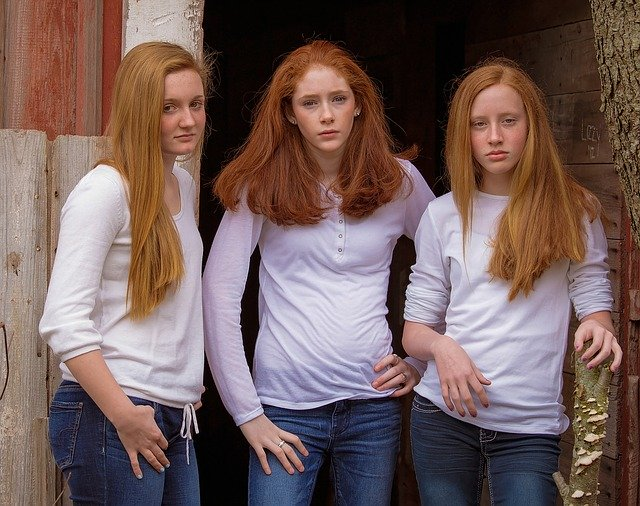
#> input picture Python-code-snippets-201-300/redheads.jpg, 640 x 506 px
$ python 241-face-scraper.py
#> lines starting #> are read from the running program, lines starting #| are printed output that depends on the picture; after the words box and inside, x2 and y2 are one past the last pixel; in counts of white or black regions, pixels touching at a corner belong together
"""Code snippets vol-49-snippet-241
   Face Scraper

Download all snippets so far:
https://wp.me/Pa5TU8-1yg

Blog: stevepython.wordpress.com

requirements:
haarcascade_frontalface_default.xml in current dir.
pip3 install opencv-python
https://pypi.org/project/opencv-python/

images:
https://pixabay.com/photos/redhead-girls-model-hair-1903320/
https://pixabay.com/photos/human-faces-man-women-eyes-head-740259/

origin:
https://www.digitalocean.com/community/tutorials/how-to-detect-and-extract-faces-from-an-image-with-opencv-and-python
"""

import cv2

imagePath = 'redheads.jpg'

image = cv2.imread(imagePath)
#> image is the input picture: shape (506, 640, 3); mean B, G, R 90.8, 93.5, 115.2
gray = cv2.cvtColor(image, cv2.COLOR_BGR2GRAY)
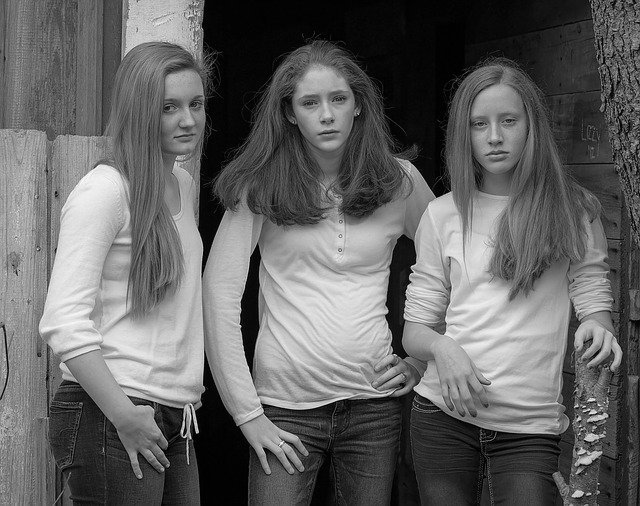
#> gray: shape (506, 640); min 0, max 254, mean 99.7

faceCascade = cv2.CascadeClassifier(cv2.data.haarcascades +
                                    'haarcascade_frontalface_default.xml')
faces = faceCascade.detectMultiScale(
    gray,
    scaleFactor=1.3,
    minNeighbors=3,
    minSize=(30, 30)
)
#> faces = [[148, 77, 75, 75], [454, 88, 85, 85], [285, 70, 80, 80]]

print('[INFO] Found {0} Faces.'.format(len(faces)))
#| [INFO] Found 3 Faces.

for (x, y, w, h) in faces:
    cv2.rectangle(image, (x, y), (x + w, y + h), (0, 255, 0), 2)
    roi_color = image[y:y + h, x:x + w]
    print('[INFO] Object found. Saving locally.')
    cv2.imwrite(str(w) + str(h) + '_faces.jpg', roi_color)
#> this loop made 3 passes
#| [INFO] Object found. Saving locally.
#| [INFO] Object found. Saving locally.
#| [INFO] Object found. Saving locally.
#> pass 1, `roi_color = image[y:y + h, x:x + w]`:
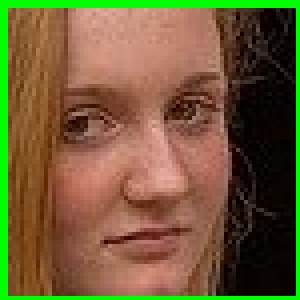
#> roi_color: shape (75, 75, 3) (shown 4 times larger); mean B, G, R 54.5, 92.4, 112.1
#> pass 2, `roi_color = image[y:y + h, x:x + w]`:
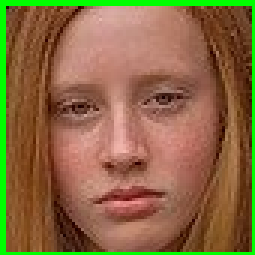
#> roi_color: shape (85, 85, 3) (shown 3 times larger); mean B, G, R 66.1, 105.7, 137.2
#> pass 3, `roi_color = image[y:y + h, x:x + w]`:
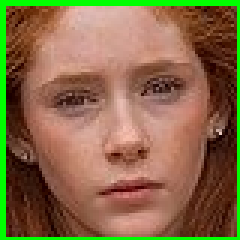
#> roi_color: shape (80, 80, 3) (shown 3 times larger); mean B, G, R 71.3, 106.8, 134.4
#> after the loop:
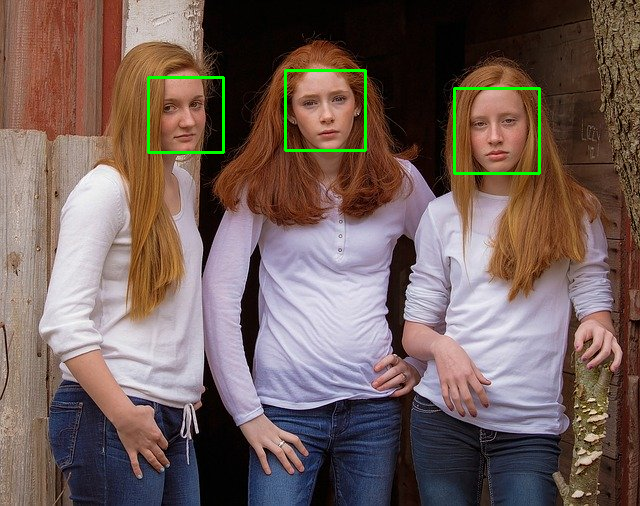
#> image: shape (506, 640, 3); 0.89% of pixels changed, all inside (x1, y1, x2, y2) = (147, 69, 541, 175)

status = cv2.imwrite('faces_detected.jpg', image)
print('[INFO] Image faces_detected.jpg written to filesystem: ', status)
#| [INFO] Image faces_detected.jpg written to filesystem:  True

$ run again, with Python-code-snippets-201-300/crowd.jpg copied over Python-code-snippets-201-300/redheads.jpg
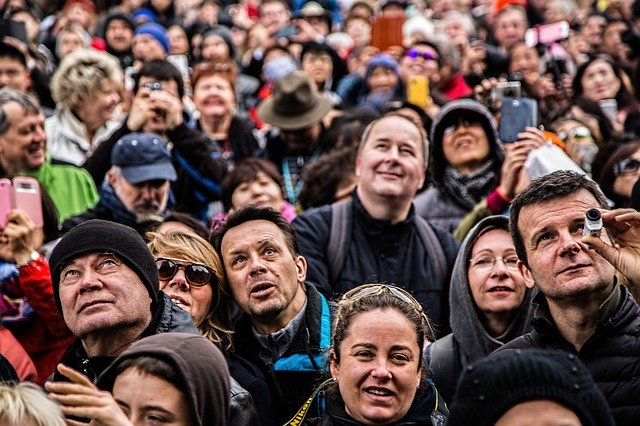
#> input picture Python-code-snippets-201-300/crowd.jpg, 640 x 426 px
#> image is the input picture: shape (426, 640, 3); mean B, G, R 77.9, 82.1, 105.9
#> `gray = cv2.cvtColor(image, cv2.COLOR_BGR2GRAY)`:
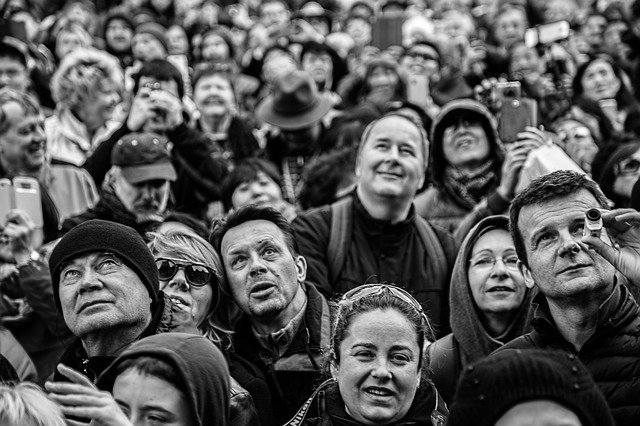
#> gray: shape (426, 640); min 0, max 255, mean 88.7
#> faces = [[258, 2, 31, 31], [102, 17, 31, 31], [579, 58, 39, 39], [193, 71, 42, 42], [122, 166, 53, 53], [460, 230, 75, 75], [50, 240, 80, 80], [354, 117, 78, 78], [38, 141, 69, 69], [215, 221, 86, 86], [328, 309, 108, 108]]
#| [INFO] Found 11 Faces.
#> the loop `for (x, y, w, h) in faces:` made 11 passes
#> (printed output is left out)
#> after the loop `for (x, y, w, h) in faces:`:
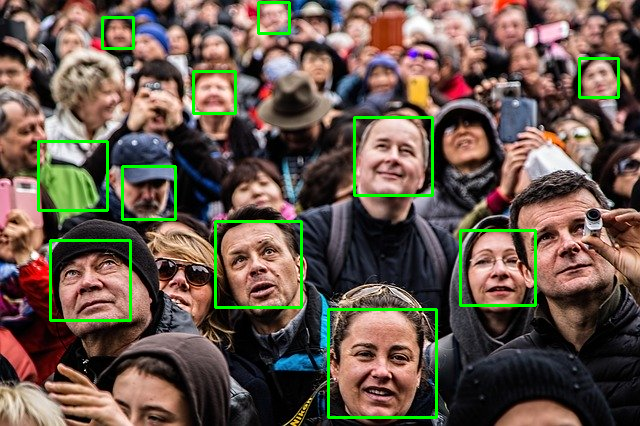
#> image: shape (426, 640, 3); 3.03% of pixels changed, all inside (x1, y1, x2, y2) = (37, 1, 620, 419)
#| [INFO] Image faces_detected.jpg written to filesystem:  True

$ run again, with Python-code-snippets-201-300/model.jpg copied over Python-code-snippets-201-300/redheads.jpg
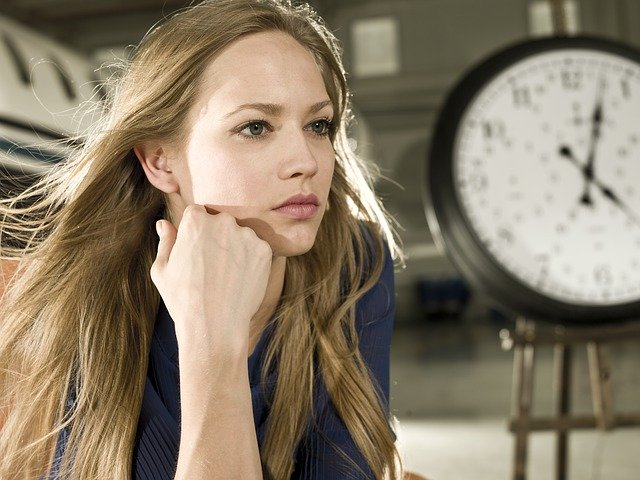
#> input picture Python-code-snippets-201-300/model.jpg, 640 x 480 px
#> image is the input picture: shape (480, 640, 3); mean B, G, R 103.8, 124.6, 138.2
#> `gray = cv2.cvtColor(image, cv2.COLOR_BGR2GRAY)`:
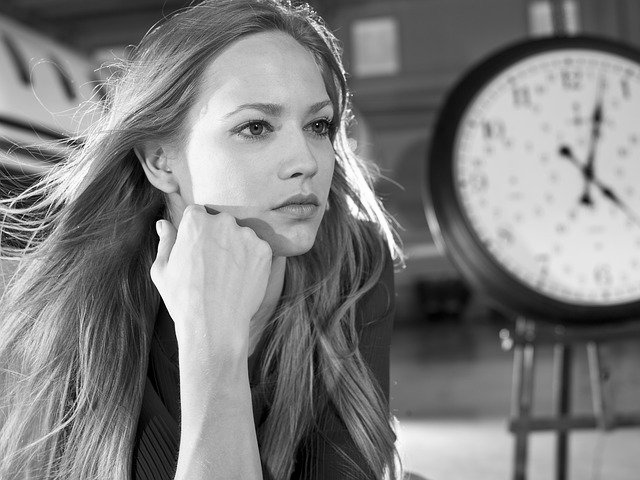
#> gray: shape (480, 640); min 0, max 254, mean 126.3
#> faces = [[185, 50, 202, 202]]
#| [INFO] Found 1 Faces.
#> the loop `for (x, y, w, h) in faces:` made 1 pass
#> (printed output is left out)
#> after the loop `for (x, y, w, h) in faces:`:
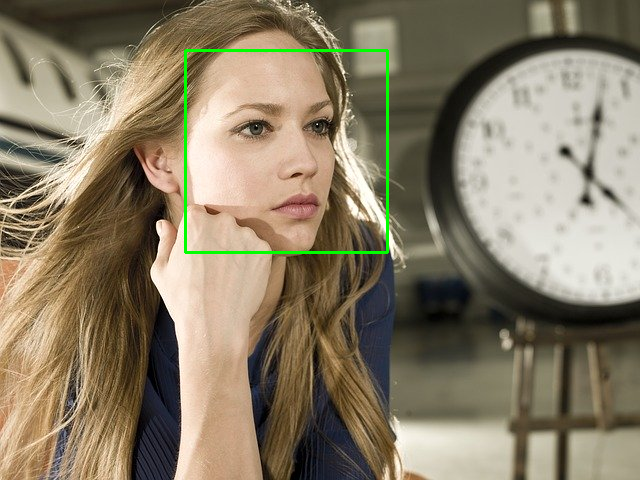
#> image: shape (480, 640, 3); 0.79% of pixels changed, all inside (x1, y1, x2, y2) = (184, 49, 389, 254)
#| [INFO] Image faces_detected.jpg written to filesystem:  True
